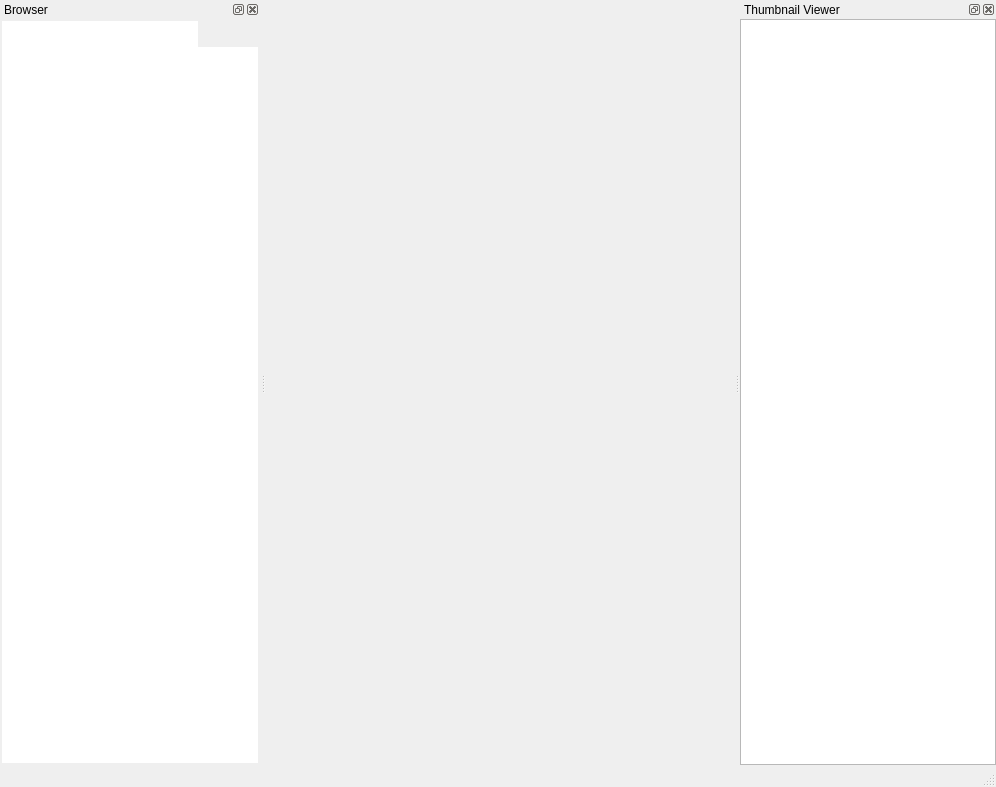
<?xml version="1.0" encoding="UTF-8"?>
<ui version="4.0">
 <class>MainWindow</class>
 <widget class="QMainWindow" name="MainWindow">
  <property name="geometry">
   <rect>
    <x>0</x>
    <y>0</y>
    <width>996</width>
    <height>787</height>
   </rect>
  </property>
  <property name="windowTitle">
   <string>MainWindow</string>
  </property>
  <widget class="QWidget" name="centralwidget"/>
  <widget class="QMenuBar" name="menubar">
   <property name="geometry">
    <rect>
     <x>0</x>
     <y>0</y>
     <width>996</width>
     <height>21</height>
    </rect>
   </property>
  </widget>
  <widget class="QStatusBar" name="statusbar"/>
  <widget class="QDockWidget" name="browserDock">
   <property name="sizePolicy">
    <sizepolicy hsizetype="Preferred" vsizetype="Preferred">
     <horstretch>0</horstretch>
     <verstretch>0</verstretch>
    </sizepolicy>
   </property>
   <property name="minimumSize">
    <size>
     <width>256</width>
     <height>310</height>
    </size>
   </property>
   <property name="acceptDrops">
    <bool>false</bool>
   </property>
   <property name="features">
    <set>QDockWidget::AllDockWidgetFeatures</set>
   </property>
   <property name="allowedAreas">
    <set>Qt::LeftDockWidgetArea|Qt::RightDockWidgetArea</set>
   </property>
   <property name="windowTitle">
    <string>Browser</string>
   </property>
   <attribute name="dockWidgetArea">
    <number>1</number>
   </attribute>
   <widget class="QWidget" name="browserDockContents">
    <property name="acceptDrops">
     <bool>false</bool>
    </property>
    <layout class="QVBoxLayout" name="verticalLayout">
     <property name="spacing">
      <number>0</number>
     </property>
     <property name="margin">
      <number>2</number>
     </property>
     <item>
      <widget class="QListWidget" name="folderListWidget">
       <property name="sizePolicy">
        <sizepolicy hsizetype="Expanding" vsizetype="Fixed">
         <horstretch>0</horstretch>
         <verstretch>0</verstretch>
        </sizepolicy>
       </property>
       <property name="minimumSize">
        <size>
         <width>196</width>
         <height>26</height>
        </size>
       </property>
       <property name="maximumSize">
        <size>
         <width>0</width>
         <height>26</height>
        </size>
       </property>
       <property name="baseSize">
        <size>
         <width>196</width>
         <height>26</height>
        </size>
       </property>
       <property name="frameShape">
        <enum>QFrame::NoFrame</enum>
       </property>
       <property name="frameShadow">
        <enum>QFrame::Plain</enum>
       </property>
       <property name="verticalScrollBarPolicy">
        <enum>Qt::ScrollBarAlwaysOff</enum>
       </property>
       <property name="horizontalScrollBarPolicy">
        <enum>Qt::ScrollBarAlwaysOff</enum>
       </property>
       <property name="editTriggers">
        <set>QAbstractItemView::NoEditTriggers</set>
       </property>
       <property name="tabKeyNavigation">
        <bool>true</bool>
       </property>
       <property name="dragDropMode">
        <enum>QAbstractItemView::NoDragDrop</enum>
       </property>
       <property name="iconSize">
        <size>
         <width>22</width>
         <height>22</height>
        </size>
       </property>
       <property name="textElideMode">
        <enum>Qt::ElideNone</enum>
       </property>
       <property name="movement">
        <enum>QListView::Static</enum>
       </property>
       <property name="resizeMode">
        <enum>QListView::Fixed</enum>
       </property>
       <property name="viewMode">
        <enum>QListView::IconMode</enum>
       </property>
       <property name="uniformItemSizes">
        <bool>true</bool>
       </property>
       <property name="wordWrap">
        <bool>true</bool>
       </property>
       <property name="currentRow">
        <number>0</number>
       </property>
       <item>
        <property name="text">
         <string/>
        </property>
        <property name="toolTip">
         <string>Computer</string>
        </property>
        <property name="textAlignment">
         <set>AlignHCenter|AlignVCenter|AlignCenter</set>
        </property>
        <property name="icon">
         <iconset resource="../Icons/icons.qrc">
          <normaloff>:/Windows/win_computer.png</normaloff>:/Windows/win_computer.png</iconset>
        </property>
       </item>
       <item>
        <property name="text">
         <string/>
        </property>
        <property name="statusTip">
         <string>Favorites</string>
        </property>
        <property name="textAlignment">
         <set>AlignHCenter|AlignVCenter|AlignCenter</set>
        </property>
        <property name="icon">
         <iconset resource="../Icons/icons.qrc">
          <normaloff>:/Windows/win_favoritesfolder.png</normaloff>:/Windows/win_favoritesfolder.png</iconset>
        </property>
        <property name="flags">
         <set>ItemIsSelectable|ItemIsEnabled</set>
        </property>
       </item>
       <item>
        <property name="text">
         <string/>
        </property>
        <property name="statusTip">
         <string>Libraries</string>
        </property>
        <property name="textAlignment">
         <set>AlignHCenter|AlignVCenter|AlignCenter</set>
        </property>
        <property name="icon">
         <iconset resource="../Icons/icons.qrc">
          <normaloff>:/Windows/win_library.png</normaloff>:/Windows/win_library.png</iconset>
        </property>
       </item>
       <item>
        <property name="text">
         <string/>
        </property>
        <property name="statusTip">
         <string>User Folder</string>
        </property>
        <property name="textAlignment">
         <set>AlignHCenter|AlignVCenter|AlignCenter</set>
        </property>
        <property name="icon">
         <iconset resource="../Icons/icons.qrc">
          <normaloff>:/Windows/win_userfolder.png</normaloff>:/Windows/win_userfolder.png</iconset>
        </property>
       </item>
       <item>
        <property name="text">
         <string/>
        </property>
        <property name="toolTip">
         <string>Recent Places</string>
        </property>
        <property name="icon">
         <iconset resource="../Icons/icons.qrc">
          <normaloff>:/Windows/win_recentplaces.png</normaloff>:/Windows/win_recentplaces.png</iconset>
        </property>
       </item>
       <item>
        <property name="text">
         <string/>
        </property>
        <property name="statusTip">
         <string>Network</string>
        </property>
        <property name="textAlignment">
         <set>AlignHCenter|AlignVCenter|AlignCenter</set>
        </property>
        <property name="icon">
         <iconset resource="../Icons/icons.qrc">
          <normaloff>:/Windows/win_network.png</normaloff>:/Windows/win_network.png</iconset>
        </property>
       </item>
       <item>
        <property name="text">
         <string/>
        </property>
        <property name="statusTip">
         <string>Bookmarked Folders</string>
        </property>
        <property name="textAlignment">
         <set>AlignHCenter|AlignVCenter|AlignCenter</set>
        </property>
        <property name="icon">
         <iconset resource="../Icons/icons.qrc">
          <normaloff>:/Misc/favorite.png</normaloff>:/Misc/favorite.png</iconset>
        </property>
       </item>
      </widget>
     </item>
     <item>
      <widget class="QTreeView" name="folderView">
       <property name="sizePolicy">
        <sizepolicy hsizetype="Expanding" vsizetype="Expanding">
         <horstretch>0</horstretch>
         <verstretch>0</verstretch>
        </sizepolicy>
       </property>
       <property name="minimumSize">
        <size>
         <width>238</width>
         <height>238</height>
        </size>
       </property>
       <property name="baseSize">
        <size>
         <width>238</width>
         <height>0</height>
        </size>
       </property>
       <property name="frameShape">
        <enum>QFrame::NoFrame</enum>
       </property>
       <property name="frameShadow">
        <enum>QFrame::Sunken</enum>
       </property>
       <property name="editTriggers">
        <set>QAbstractItemView::DoubleClicked|QAbstractItemView::EditKeyPressed|QAbstractItemView::SelectedClicked</set>
       </property>
       <property name="alternatingRowColors">
        <bool>false</bool>
       </property>
       <property name="selectionBehavior">
        <enum>QAbstractItemView::SelectItems</enum>
       </property>
       <property name="uniformRowHeights">
        <bool>true</bool>
       </property>
       <property name="sortingEnabled">
        <bool>true</bool>
       </property>
       <property name="animated">
        <bool>true</bool>
       </property>
       <attribute name="headerVisible">
        <bool>false</bool>
       </attribute>
       <attribute name="headerVisible">
        <bool>false</bool>
       </attribute>
      </widget>
     </item>
    </layout>
   </widget>
  </widget>
  <widget class="QDockWidget" name="thumbDock">
   <property name="minimumSize">
    <size>
     <width>200</width>
     <height>95</height>
    </size>
   </property>
   <property name="features">
    <set>QDockWidget::AllDockWidgetFeatures</set>
   </property>
   <property name="windowTitle">
    <string>Thumbnail Viewer</string>
   </property>
   <attribute name="dockWidgetArea">
    <number>2</number>
   </attribute>
   <widget class="QWidget" name="thumbDockContents">
    <layout class="QHBoxLayout" name="horizontalLayout">
     <property name="spacing">
      <number>0</number>
     </property>
     <property name="sizeConstraint">
      <enum>QLayout::SetNoConstraint</enum>
     </property>
     <property name="margin">
      <number>0</number>
     </property>
     <item>
      <widget class="QListWidget" name="fileView"/>
     </item>
    </layout>
   </widget>
  </widget>
 </widget>
 <resources>
  <include location="../Icons/icons.qrc"/>
 </resources>
 <connections/>
</ui>
